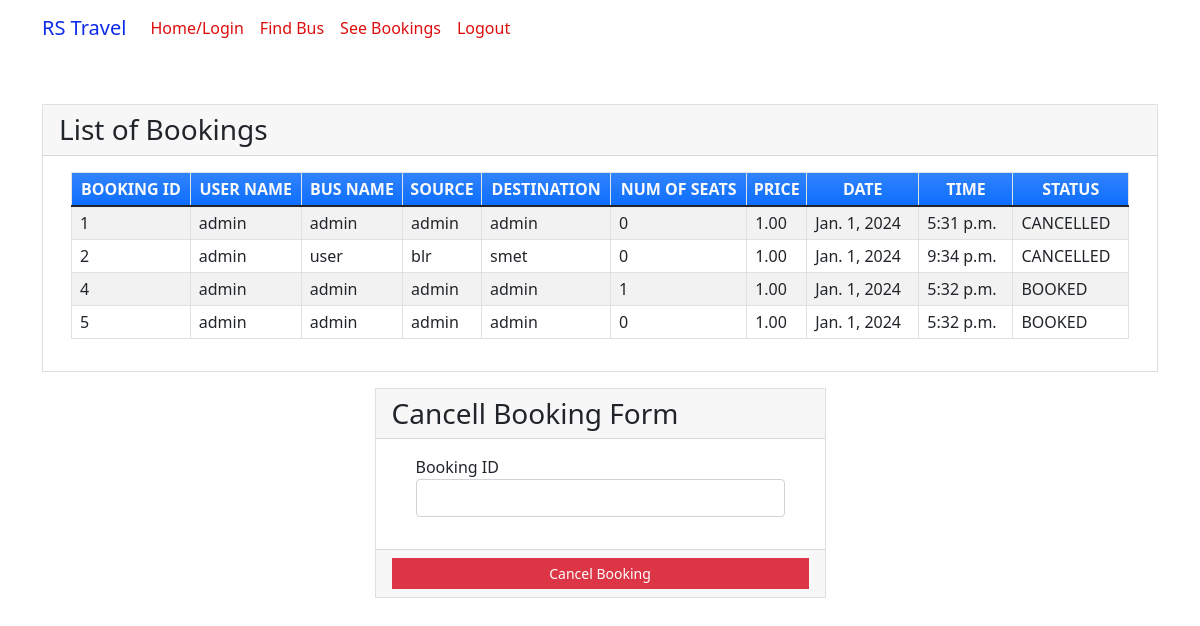
/seebookings (signed in), run on the app's committed database.
### myapp/models.py (models this page shows, shortened)
class Book(models.Model):
    BOOKED = 'B'
    CANCELLED = 'C'
    TICKET_STATUSES = ((BOOKED, 'Booked'),
                       (CANCELLED, 'Cancelled'),)
    email = models.EmailField()
    name = models.CharField(max_length=30)
    userid =models.DecimalField(decimal_places=0, max_digits=2)
    busid=models.DecimalField(decimal_places=0, max_digits=2)
    bus_name = models.CharField(max_length=30)
    source = models.CharField(max_length=30)
    dest = models.CharField(max_length=30)
    nos = models.DecimalField(decimal_places=0, max_digits=2)
    price = models.DecimalField(decimal_places=2, max_digits=6)
    date = models.DateField()
    time = models.TimeField()
    status = models.CharField(choices=TICKET_STATUSES, default=BOOKED, max_length=2)
    class Meta:
        verbose_name_plural = "List of Books"

### myapp/views.py (the view)
# urls.py: path('seebookings', views.seebookings, name="seebookings"),
@login_required(login_url='signin')
def seebookings(request,new={}):
    context = {}
    id_r = request.user.id
    book_list = Book.objects.filter(userid=id_r)
    if book_list:
        return render(request, 'myapp/booklist.html', locals())
    else:
        context["error"] = "Sorry no buses booked"
        return render(request, 'myapp/findbus.html', context)

### myapp/templates/myapp/booklist.html (shortened to what this page needs)
{% extends 'myapp/base.html' %} {% block content %}
<div class="container my-5">
    <div class="card rounded-0">
        <div class="card-header">
            <div class="card-title h3 mb-0">List of Bookings</div>
        </div>
        <div class="card-body">
            <div class="container-fluid">
                <table class="table table-bordered table-striped">
                    <thead>
                        <tr class="bg-gradient bg-primary text-light">
                            <th class="p-1 text-center">BOOKING ID</th>
                            <th class="p-1 text-center">USER NAME</th>
                            <th class="p-1 text-center">BUS NAME</th>
                            <th class="p-1 text-center">SOURCE</th>
                            <th class="p-1 text-center">DESTINATION</th>
                            <th class="p-1 text-center">NUM OF SEATS</th>
                            <th class="p-1 text-center">PRICE</th>
                            <th class="p-1 text-center">DATE</th>
                            <th class="p-1 text-center">TIME</th>
                            <th class="p-1 text-center">STATUS</th>
                        </tr>
                    </thead>
                    {% for row in book_list %}
                    <tr>
                        <td class="px-2 py-1 align-middle">{{row.id}}</td>
                        <td class="px-2 py-1 align-middle">{{row.name}}</td>
                        <td class="px-2 py-1 align-middle">{{row.bus_name}}</td>
                        <td class="px-2 py-1 align-middle">{{row.source}}</td>
                        <td class="px-2 py-1 align-middle">{{row.dest}}</td>
                        <td class="px-2 py-1 align-middle">{{row.nos}}</td>
                        <td class="px-2 py-1 align-middle">{{row.price}}</td>
                        <td class="px-2 py-1 align-middle">{{row.date}}</td>
                        <td class="px-2 py-1 align-middle">{{row.time}}</td>
                        <td class="px-2 py-1 align-middle">{{row.status}}</td>
                    </tr>
                    {% endfor %}
                </table>
            </div>
        </div>
    </div>
    <div class="row mt-3 justify-content-center">
        <div class="col-lg-5 col-md-7 col-sm-10 col-xs-12">
            <div class="card rounded-0">
                <div class="card-header">
                    <div class="card-title h3 mb-0">Cancell Booking Form</div>
                </div>
                <div class="card-body">
                    <div class="container-fluid">
                        <form action="{% url 'cancellings' %}" method="post" id="cancel-form">
                            <div class="mb-3">
                                <label for="bus_id" class="control-label">Booking ID</label>
                                <input name='bus_id' class="form-control" type="number" id="bus_id">
                            </div>
                        </form>
                    </div>
                </div>
                <div class="card-footer text-center">
                    <button class="btn btn-sm rounded-0 btn-danger w-100" form="cancel-form">Cancel Booking</button>
                </div>
            </div>
        </div>
    </div>
</div>
{% endblock %}

### myapp/templates/myapp/base.html (shortened to what this page needs)
<!doctype html>
<html lang="en">
<head>
    <link rel="stylesheet" href="https://cdn.jsdelivr.net/npm/bootstrap@5.1.3/dist/css/bootstrap.min.css">
</head>
<body>
<nav class="navbar navbar-expand-lg navbar-light bg-transparent bg-light">
    <div class="container">
            <a class="navbar-brand" href="#" style="color: rgb(13, 43, 234);">RS Travel</a>
        <div class="collapse navbar-collapse" id="navbarNavAltMarkup">
            <div class="navbar-nav" >
                <a class="nav-item nav-link active" href="{% url 'home' %}" style="color: rgb(222, 13, 13);">Home/Login</a>
                <a class="nav-item nav-link" href="{% url 'findbus' %}" style="color: rgb(222, 13, 13);">Find Bus</a>
                <a class="nav-item nav-link" href="{% url 'seebookings' %}" style="color: rgb(222, 14, 14);">See Bookings</a>
                {% if request.user.is_active %}
                <a class="nav-item nav-link " href="{% url 'signout' %}" style="color: rgb(222, 14, 14);">Logout</a>
                {% else %}
                <a class="nav-item nav-link " href="{% url 'signup' %}" style="color: rgb(222,14,14);                                                                                                                  rgb(14, 14, 14);">Registration</a>
                {% endif %}
            </div>
        </div>
    </div>
</nav>
{% block content %}
{% endblock %}
</body>
</html>

### myapp/templates/myapp/base.html (style rules this page uses)
body { background-image: url(https://encrypted-tbn0.gstatic.com/images?q=tbn:ANd9GcQvNeBz84bsl3Q3-9INmWztfQPjZh_rDC9GEQ&usqp=CAU); background-repeat: no-repeat; background-size: cover; }

### data on the page
Book: id "1", name "admin", bus_name "admin", source "admin", dest "admin", nos "0", price "1.00", date "Jan. 1, 2024", time "5:31 p.m.", status "CANCELLED"
Book: id "2", name "admin", bus_name "user", source "blr", dest "smet", nos "0", price "1.00", date "Jan. 1, 2024", time "9:34 p.m.", status "CANCELLED"
Book: id "4", name "admin", bus_name "admin", source "admin", dest "admin", nos "1", price "1.00", date "Jan. 1, 2024", time "5:32 p.m.", status "BOOKED"
Book: id "5", name "admin", bus_name "admin", source "admin", dest "admin", nos "0", price "1.00", date "Jan. 1, 2024", time "5:32 p.m.", status "BOOKED"
